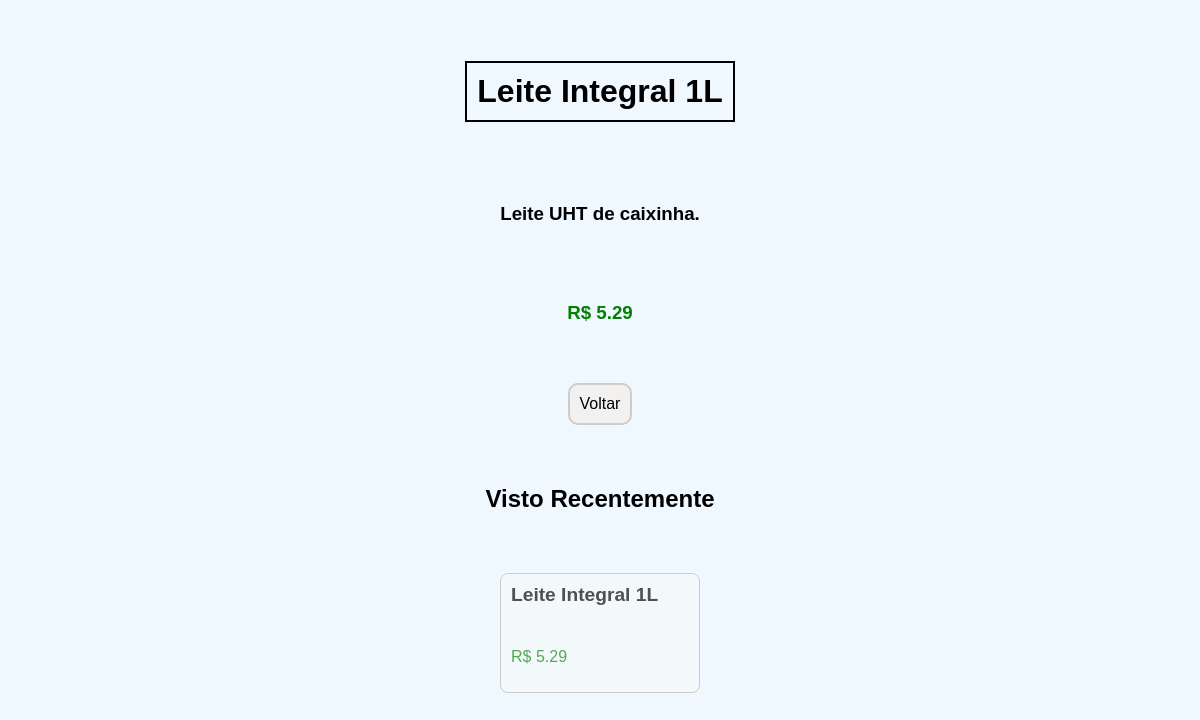
Screenshot of /produto-detalhes.php?id=2 with the database file from the repository.
### tables this page shows
CREATE TABLE tbproduto (
    id INT NOT NULL PRIMARY KEY AUTO_INCREMENT,
    nome VARCHAR(100) NOT NULL,
    preco DECIMAL(5,2) NOT NULL,
    descricao VARCHAR(200) NOT NULL
);

### produto-detalhes.php (the view, shortened to what this page needs)
<?php
require 'db.php';
if (isset($_GET['id'])) {
    $id = $_GET['id'];
    if (filter_var($id, FILTER_VALIDATE_INT) && $id > 0) {
        if (isset($_COOKIE['historico_vistos'])) {
            $ids = json_decode($_COOKIE['historico_vistos'], true);
        } else {
            $ids = [$id];
        }
        $ids = array_slice($ids, -4);
        $placeholder = rtrim(str_repeat('?,', count($ids)), ',');
        $tipos = str_repeat('i', count($ids));
        $sql = "SELECT id, nome, preco FROM tbproduto WHERE id IN ($placeholder)";
        $stm = $conn->prepare($sql);
        $stm->bind_param($tipos, ...$ids);
        $stm->execute();
        $result = $stm->get_result();
        while ($linha = $result->fetch_assoc()) {
            $historico[] = $linha;
        }
        $stm = $conn->prepare("SELECT * FROM tbproduto WHERE id = ?");
        $stm->bind_param("i", $id);
        $stm->execute();
        $result = $stm->get_result();
        $produto = $result->fetch_assoc();
    } else {
        $message = "Identificador do produto invalidado!";
    }
} else {
    $message = "Nenhum produto encontrado!";
}
?>
<!DOCTYPE html>
<html lang="pt-BR">
<head>
    <link rel="stylesheet" href="style.css">
</head>
<body>
    <?php if (isset($produto)) : ?>
        <h1 style="border: 2px solid black; padding: 10px;"><?php echo htmlspecialchars($produto['nome']) ?></h1>
        <h3><?php echo htmlspecialchars($produto['descricao']) ?></h3>
        <h3 style="color: green;">R$ <?php echo htmlspecialchars($produto['preco']) ?></h3>
    <?php else : echo htmlspecialchars("Produto não existente") ?>
    <?php endif ?>
    <a href="index.php" class="btn">Voltar</a>
    <h2>Visto Recentemente</h2>
    <div class="historico">
        <?php foreach ($historico as $produto): ?>
            <div class="produto">
                <h2><?= htmlspecialchars($produto["nome"]); ?></h2>
                <p>R$ <?= htmlspecialchars($produto["preco"]); ?></p>
            </div>
        <?php endforeach; ?>
    </div>
</body>
</html>

### style.css (style rules this page uses)
body { background-color: aliceblue; margin: 0; font-family: Arial, sans-serif; display: flex; flex-direction: column; justify-content: center; align-items: center; padding: 40px; gap: 40px; }
.produto { width: 200px; height: 200px; border: 1px solid #ccc; border-radius: 8px; padding: 10px; box-sizing: border-box; background-color: rgb(243, 248, 250); display: flex; flex-direction: column; justify-content: space-between; }
.produto h2 { font-size: larger; margin: 0; }
.produto p { font-size: medium; overflow: auto; }
.btn { background-color: rgb(243, 240, 240); padding: 10px; border-radius: 10px; border: 2px solid #ccc; text-decoration: none; color: inherit; text-align: center; }
.historico { width: 75%; display: flex; justify-content: center; gap: 5px; flex-wrap: wrap; }
.historico .produto { color: rgba(0, 0, 0, 0.678); height: 120px; }
.historico .produto p { color: rgba(0, 128, 0, 0.658); }

### rows the page displays
tbproduto: nome "Leite Integral 1L", descricao "Leite UHT de caixinha.", preco "5.29"
